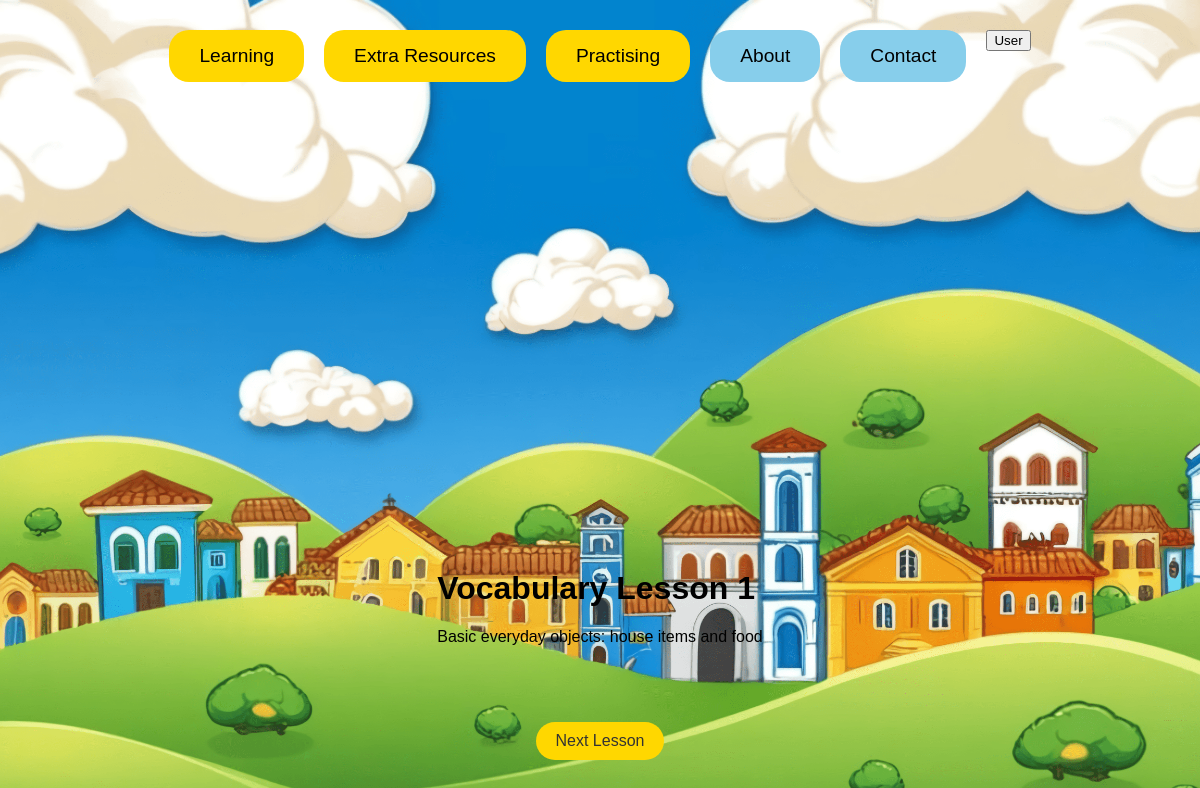
/learning/vocabulary/1, run on an earlier commit of the app's database.
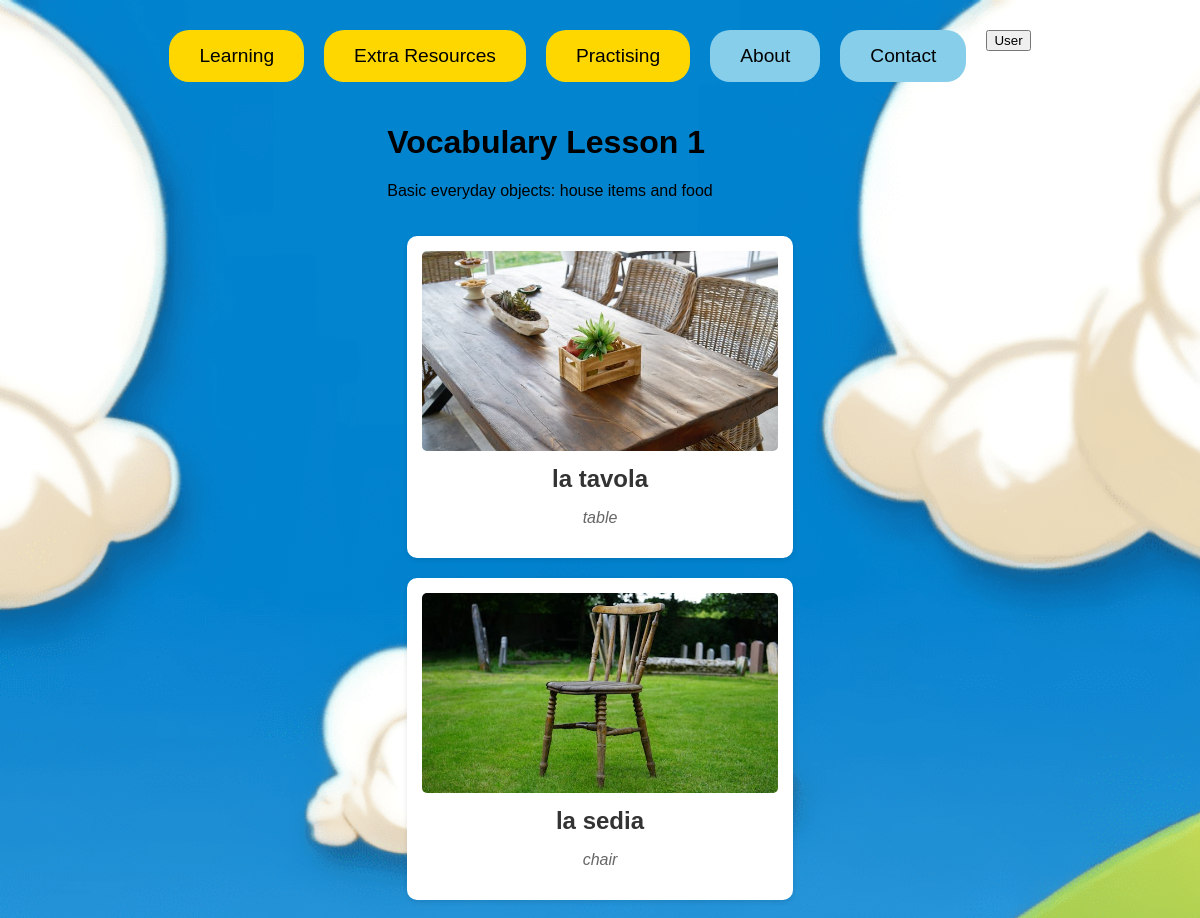
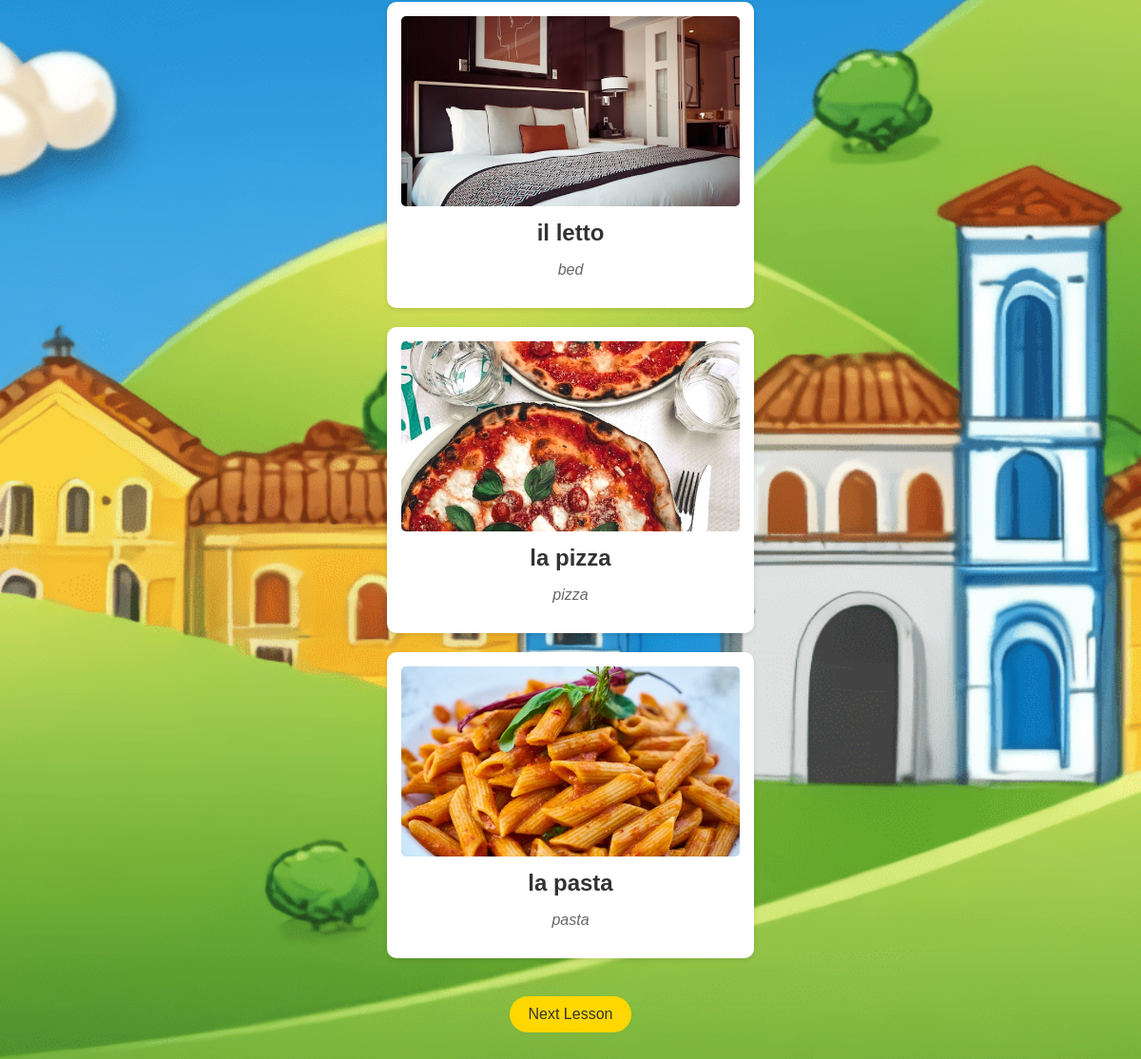
And on a later commit of the database (2 pictures, top to bottom).
### models.py (models this page shows, shortened)
class VocabularyItem(db.Model):
    id = db.Column(db.Integer, primary_key=True)
    italian_word = db.Column(db.String(100), nullable=False)
    english_word = db.Column(db.String(100), nullable=False)
    image_url = db.Column(db.String(200), nullable=False)
    lesson_number = db.Column(db.Integer, nullable=False)
    category = db.Column(db.String(50))

### routes/learning.py (the view)
@learning.route('/learning/vocabulary/<int:lesson_number>')
def vocabulary_lesson(lesson_number):
    if lesson_number not in [1, 2]:
        return redirect(url_for('learning.index'))
    vocabulary_items = VocabularyItem.query.filter_by(lesson_number=lesson_number).all()
    print(f"Found {len(vocabulary_items)} items for lesson {lesson_number}")  # Debug print
    return render_template('vocabulary_lesson.html',
                         items=vocabulary_items,
                         lesson_number=lesson_number)

### templates/vocabulary_lesson.html (shortened to what this page needs)
{% extends 'base.html' %}
{% block body %}
<div class="content">
    <header class="lesson-header">
        <h1>Vocabulary Lesson {{ lesson_number }}</h1>
        {% if lesson_number == 1 %}
        <p class="lesson-description">Basic everyday objects: house items and food</p>
        {% else %}
        <p class="lesson-description">Places and transportation</p>
        {% endif %}
    </header>
    <div class="vocabulary-grid">
        {% for item in items %}
        <div class="vocabulary-card">
            <img src="{{ item.image_url }}" alt="{{ item.english_word }}" class="vocab-image">
            <div class="vocab-words">
                <h3 class="italian">{{ item.italian_word }}</h3>
                <p class="english">{{ item.english_word }}</p>
            </div>
        </div>
        {% endfor %}
    </div>
    <div class="lesson-navigation">
        {% if lesson_number < 2 %}
        <a href="{{ url_for('vocabulary_lesson', lesson_number=lesson_number+1) }}" class="nav-button">Next Lesson</a>
        {% endif %}
    </div>
</div>
{% endblock %}

### templates/base.html (shortened to what this page needs)
<!DOCTYPE html>
<html lang="en">
<head>
    <link rel="stylesheet" href="{{ url_for('static', filename='css/main.css') }}">
</head>
<body>
    <div class="navbar">
        <a href="/learning"><button class="yellow-button">Learning</button></a>
        <a href="/extra-resources"><button class="yellow-button">Extra Resources</button></a>
        <a href="/practising"><button class="yellow-button">Practising</button></a>
        <a href="/about"><button class="blue-button">About</button></a>
        <a href="/contact"><button class="blue-button">Contact</button></a>
        <a href="/user"><button class="green-button">User</button></a>
    </div>
    {% block body %}{% endblock %}
</body>
</html>

### static/css/main.css (style rules this page uses)
body, html { margin: 0; font-family: sans-serif; height: 100%; display: flex; flex-direction: column; justify-content: space-between; background-image: url('/static/images/homepage_web_draft_1.png'); background-size: cover; background-position: center; background-repeat: no-repeat; background-attachment: fixed; background-color: lightblue; }
.navbar { display: flex; justify-content: center; gap: 20px; margin-top: 30px; }
.yellow-button { background-color: #FFD700; border: none; border-radius: 20px; padding: 15px 30px; font-size: 1.2em; cursor: pointer; transition: transform 0.3s ease, background-color 0.3s ease; }
.blue-button { background-color: #87CEEB; border: none; border-radius: 20px; padding: 15px 30px; font-size: 1.2em; cursor: pointer; transition: transform 0.3s ease, background-color 0.3s ease; }
.content { max-width: 1200px; margin: 0 auto; padding: 20px; position: relative; background-color: transparent; border-radius: 15px; }
.vocabulary-grid { display: grid; grid-template-columns: repeat(auto-fit, minmax(250px, 1fr)); gap: 20px; padding: 20px; }
.vocabulary-card { background: white; border-radius: 10px; padding: 15px; box-shadow: 0 2px 5px rgba(0,0,0,0.1); transition: transform 0.3s ease; }
.vocab-image { width: 100%; height: 200px; object-fit: cover; border-radius: 5px; }
.vocab-words { text-align: center; margin-top: 10px; }
.italian { color: #333; font-size: 1.5em; margin: 5px 0; }
.english { color: #666; font-style: italic; }
.lesson-navigation { display: flex; justify-content: center; gap: 20px; margin: 20px 0; }
.nav-button { padding: 10px 20px; background-color: #FFD700; border: none; border-radius: 20px; color: #333; text-decoration: none; transition: background-color 0.3s ease; }

What changed in the data, as far as the page shows it:
added VocabularyItem: image_url (picture), italian_word "la tavola", english_word "table"
added VocabularyItem: image_url (picture), italian_word "la sedia", english_word "chair"
added VocabularyItem: image_url (picture), italian_word "il letto", english_word "bed"
added VocabularyItem: image_url (picture), italian_word "la pizza", english_word "pizza"
added VocabularyItem: image_url (picture), italian_word "la pasta", english_word "pasta"
